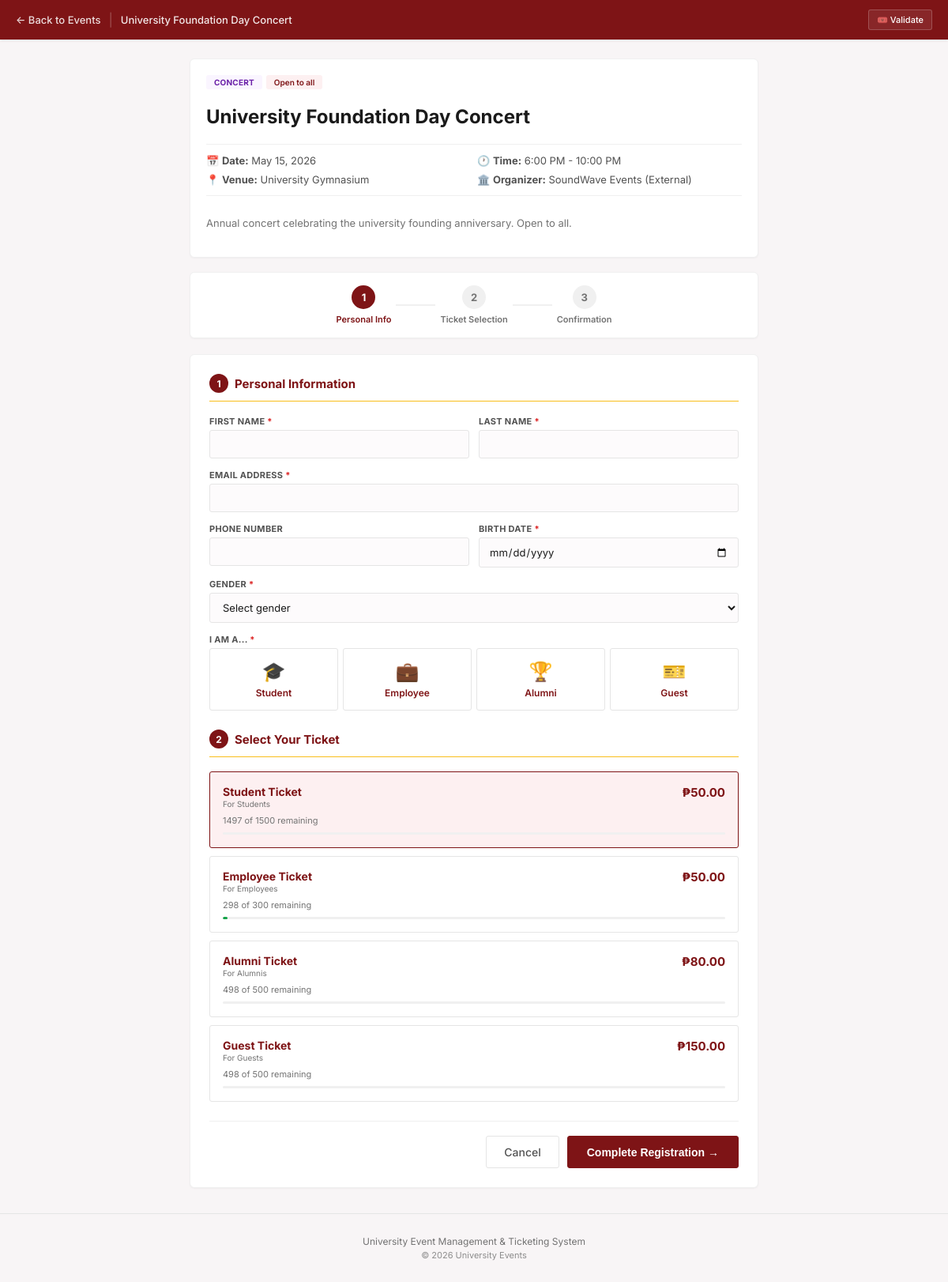
The page /online-register.php?event_id=1 on the database its author committed.
### tables this page shows
CREATE TABLE `event` (
  `event_id` int(11) NOT NULL,
  `event_name` varchar(150) NOT NULL,
  `event_type` enum('academic','cultural','sports','concert','seminar','graduation','orientation','other') NOT NULL,
  `event_date` date NOT NULL,
  `start_time` time NOT NULL,
  `end_time` time NOT NULL,
  `description` text DEFAULT NULL,
  `audience_type` enum('student_only','employee_only','alumni_only','open_to_all') NOT NULL DEFAULT 'open_to_all',
  `requires_ticket` tinyint(1) NOT NULL DEFAULT 1,
  `status` enum('upcoming','ongoing','completed','cancelled') NOT NULL DEFAULT 'upcoming',
  `venue_id` int(11) NOT NULL,
  `org_id` int(11) NOT NULL
);

CREATE TABLE `venue` (
  `venue_id` int(11) NOT NULL,
  `venue_name` varchar(100) NOT NULL,
  `venue_type` enum('gymnasium','auditorium','classroom','field','courtyard','amphitheater','other') NOT NULL,
  `building` varchar(100) DEFAULT NULL,
  `floor_level` varchar(20) DEFAULT NULL,
  `capacity` int(11) NOT NULL CHECK (`capacity` > 0),
  `has_av_system` tinyint(1) NOT NULL DEFAULT 0
);

CREATE TABLE `organization` (
  `org_id` int(11) NOT NULL,
  `org_name` varchar(150) NOT NULL,
  `org_type` enum('student_org','alumni_org','external','university_office') NOT NULL,
  `adviser_first_name` varchar(50) DEFAULT NULL,
  `adviser_last_name` varchar(50) DEFAULT NULL,
  `contact_email` varchar(100) NOT NULL,
  `contact_phone` varchar(20) DEFAULT NULL,
  `is_accredited` tinyint(1) NOT NULL DEFAULT 1
);

CREATE TABLE `ticket_category` (
  `category_id` int(11) NOT NULL,
  `event_id` int(11) NOT NULL,
  `category_name` varchar(80) NOT NULL,
  `eligible_type` enum('student','employee','alumni','guest','all') NOT NULL DEFAULT 'all',
  `price` decimal(10,2) NOT NULL DEFAULT 0.00 CHECK (`price` >= 0),
  `total_slots` int(11) NOT NULL CHECK (`total_slots` > 0),
  `slots_remaining` int(11) NOT NULL
);

### includes/functions.php (called while the page is built, shortened)
<?php
function h($str) {
    return htmlspecialchars($str ?? '', ENT_QUOTES, 'UTF-8');
}
?>

### online-register.php (the view, shortened to what this page needs)
<?php
require_once __DIR__ . '/config/database.php';
require_once __DIR__ . '/includes/functions.php';
$basePath = dirname($_SERVER['SCRIPT_NAME']);
$event_id = isset($_GET['event_id']) ? (int)$_GET['event_id'] : 0;
$eventQuery = "
    SELECT e.*, v.venue_name, v.building, v.venue_type, v.capacity,
           o.org_name, o.org_type, o.contact_email
    FROM Event e
    JOIN Venue v ON e.venue_id = v.venue_id
    JOIN Organization o ON e.org_id = o.org_id
    WHERE e.event_id = $event_id AND e.requires_ticket = 1
";
$eventResult = mysqli_query($conn, $eventQuery);
$event = mysqli_fetch_assoc($eventResult);
$categoriesQuery = "SELECT * FROM Ticket_Category WHERE event_id = $event_id AND slots_remaining > 0 ORDER BY price ASC";
$categories = mysqli_query($conn, $categoriesQuery);
$hasCategories = $categories && mysqli_num_rows($categories) > 0;
$success = false;
$ticketData = null;
$formValues = $_POST;
?>
<!DOCTYPE html>
<html lang="en">
<head>
    <link rel="stylesheet" href="<?php echo $basePath; ?>/assets/css/user-reg.css">
</head>
<body class="user-portal">
    <header class="user-header compact">
        <div class="header-content">
            <div class="header-brand">
                <a href="<?php echo $basePath; ?>/online-reg.php" class="back-link">← Back to Events</a>
                <span class="header-divider">|</span>
                <span class="header-event-name"><?php echo h($event['event_name']); ?></span>
            </div>
            <div class="header-actions">
                <a href="<?php echo $basePath; ?>/modules/tickets/validate.php" class="btn-outline-light btn-sm">🎟️ Validate</a>
            </div>
        </div>
    </header>
    <div class="registration-container">
        <?php if ($success && $ticketData): ?>
        <div class="success-screen">
            <div class="success-icon">✅</div>
            <h2>Registration Successful!</h2>
            <p class="success-message">You have registered for <strong><?php echo h($ticketData['event_name']); ?></strong>. Save your ticket code below.</p>
            <div class="ticket-preview">
                <div class="ticket-preview-header">
                    <h3><?php echo h($ticketData['event_name']); ?></h3>
                    <p><?php echo date('F d, Y', strtotime($ticketData['event_date'])); ?> · <?php echo date('g:i A', strtotime($ticketData['start_time'])); ?> - <?php echo date('g:i A', strtotime($ticketData['end_time'])); ?></p>
                    <p><?php echo h($ticketData['venue_name']); ?></p>
                </div>
                <div class="ticket-preview-body">
                    <div class="ticket-info-row"><span class="ticket-label">Attendee</span><span class="ticket-value"><?php echo h($ticketData['first_name'].' '.$ticketData['last_name']); ?></span></div>
                    <div class="ticket-info-row"><span class="ticket-label">Type</span><span class="ticket-value"><?php echo ucfirst(h($ticketData['attendee_type'])); ?></span></div>
                    <div class="ticket-info-row"><span class="ticket-label">Category</span><span class="ticket-value"><?php echo h($ticketData['category_name']); ?></span></div>
                    <div class="ticket-info-row"><span class="ticket-label">Price</span><span class="ticket-value"><?php echo $ticketData['price']>0?'₱'.number_format($ticketData['price'],2):'FREE'; ?></span></div>
                    <div class="ticket-info-row"><span class="ticket-label">Status</span><span class="ticket-value"><?php echo $ticketData['is_validated']?'<span style="color:#166534;">✓ Validated</span>':'<span style="color:var(--user-text-muted);">Not Yet Validated</span>'; ?></span></div>
                    <div class="ticket-code-display">
                        <p class="code-label">Your Ticket Code</p>
                        <code class="code-value" id="ticketCode"><?php echo h($ticketData['ticket_code']); ?></code>
                        <button class="btn-copy" onclick="copyCode()">📋 Copy Code</button>
                    </div>
                    <div class="qr-code-container">
                        <div id="qrcode" style="display:inline-block;"></div>
                        <p class="qr-label">Present this QR code at the event entrance</p>
                    </div>
                </div>
            </div>
            <div class="success-actions">
                <button class="btn-primary" onclick="window.print()">🖨 Print Ticket</button>
                <a href="<?php echo $basePath; ?>/online-reg.php" class="btn-secondary">Register for Another Event</a>
            </div>
            <div class="success-note">
                <div class="note-item"><span class="note-icon">📧</span><p>Confirmation details shown above</p></div>
                <div class="note-item"><span class="note-icon">💡</span><p>Keep your ticket code safe. You'll need it to enter the event.</p></div>
                <div class="note-item"><span class="note-icon">⚠️</span><p>Each ticket code can only be validated once at the entrance.</p></div>
            </div>
        </div>
        <?php else: ?>
        <div class="event-summary-card">
            <div class="event-badges">
                <span class="event-type-badge badge-<?php echo $event['event_type']; ?>"><?php echo ucfirst($event['event_type']); ?></span>
                <span class="audience-badge"><?php echo str_replace('_',' ',ucfirst($event['audience_type'])); ?></span>
            </div>
            <h2><?php echo h($event['event_name']); ?></h2>
            <div class="event-summary-details">
                <div class="detail-item"><span>📅</span> <strong>Date:</strong> <?php echo date('F d, Y', strtotime($event['event_date'])); ?></div>
                <div class="detail-item"><span>🕐</span> <strong>Time:</strong> <?php echo date('g:i A', strtotime($event['start_time'])); ?> - <?php echo date('g:i A', strtotime($event['end_time'])); ?></div>
                <div class="detail-item"><span>📍</span> <strong>Venue:</strong> <?php echo h($event['venue_name']); ?></div>
                <div class="detail-item"><span>🏛️</span> <strong>Organizer:</strong> <?php echo h($event['org_name']); ?></div>
            </div>
            <?php if (!empty($event['description'])): ?>
                <div class="event-description-box"><p><?php echo nl2br(h($event['description'])); ?></p></div>
            <?php endif; ?>
        </div>
        <div class="progress-steps">
            <div class="step active"><div class="step-number">1</div><span>Personal Info</span></div>
            <div class="step-connector"></div>
            <div class="step"><div class="step-number">2</div><span>Ticket Selection</span></div>
            <div class="step-connector"></div>
            <div class="step"><div class="step-number">3</div><span>Confirmation</span></div>
        </div>
        <?php if ($hasCategories): ?>
        <form method="POST" class="registration-form" novalidate>
            <div class="form-section">
                <h3 class="section-title"><span class="section-number">1</span> Personal Information</h3>
                <div class="form-row">
                    <div class="form-group"><label class="form-label">First Name <span class="required">*</span></label><input type="text" name="first_name" value="<?php echo h($formValues['first_name']??''); ?>" required></div>
                    <div class="form-group"><label class="form-label">Last Name <span class="required">*</span></label><input type="text" name="last_name" value="<?php echo h($formValues['last_name']??''); ?>" required></div>
                </div>
                <div class="form-group"><label class="form-label">Email Address <span class="required">*</span></label><input type="email" name="email" value="<?php echo h($formValues['email']??''); ?>" required></div>
                <div class="form-row">
                    <div class="form-group"><label class="form-label">Phone Number</label><input type="tel" name="phone" value="<?php echo h($formValues['phone']??''); ?>"></div>
                    <div class="form-group"><label class="form-label">Birth Date <span class="required">*</span></label><input type="date" name="birth_date" value="<?php echo h($formValues['birth_date']??''); ?>" required></div>
                </div>
                <div class="form-group">
                    <label class="form-label">Gender <span class="required">*</span></label>
                    <select name="gender" required>
                        <option value="">Select gender</option>
                    </select>
                </div>
                <div class="form-group">
                    <label class="form-label">I am a... <span class="required">*</span></label>
                    <div class="affiliation-options">
                        <label class="affiliation-option <?php echo ($formValues['attendee_type']??'')==='student'?'selected':''; ?>"><span class="affiliation-icon">🎓</span><span>Student</span></label>
                        <label class="affiliation-option <?php echo ($formValues['attendee_type']??'')==='employee'?'selected':''; ?>"><span class="affiliation-icon">💼</span><span>Employee</span></label>
                        <label class="affiliation-option <?php echo ($formValues['attendee_type']??'')==='alumni'?'selected':''; ?>"><span class="affiliation-icon">🏆</span><span>Alumni</span></label>
                        <label class="affiliation-option <?php echo ($formValues['attendee_type']??'')==='guest'?'selected':''; ?>"><span class="affiliation-icon">🎫</span><span>Guest</span></label>
                    </div>
                </div>
            </div>
            <div class="form-section">
                <h3 class="section-title"><span class="section-number">2</span> Select Your Ticket</h3>
                <div class="ticket-options">
                    <?php mysqli_data_seek($categories,0); $ci=0; while($cat=mysqli_fetch_assoc($categories)): $sp=$cat['total_slots']>0?round((($cat['total_slots']-$cat['slots_remaining'])/$cat['total_slots'])*100):0; ?>
                    <label class="ticket-option <?php echo ($formValues['category_id']??'')==$cat['category_id']||($ci===0&&empty($formValues['category_id']))?'selected':''; ?>">
                        <div class="ticket-option-content">
                            <div class="ticket-option-header">
                                <div><span class="ticket-option-name"><?php echo h($cat['category_name']); ?></span><span class="ticket-option-eligible">For <?php echo $cat['eligible_type']==='all'?'Everyone':ucfirst($cat['eligible_type']).'s'; ?></span></div>
                                <span class="ticket-option-price"><?php echo $cat['price']>0?'₱'.number_format($cat['price'],2):'FREE'; ?></span>
                            </div>
                            <div class="ticket-option-meta"><span><?php echo $cat['slots_remaining']; ?> of <?php echo $cat['total_slots']; ?> remaining</span></div>
                            <div class="slot-progress"><div class="slot-bar <?php echo $sp>=80?'warning':''; ?>" style="width:<?php echo $sp; ?>%"></div></div>
                        </div>
                    </label>
                    <?php $ci++; endwhile; ?>
                </div>
            </div>
            <div class="form-actions">
                <a href="<?php echo $basePath; ?>/online-reg.php" class="btn-secondary">Cancel</a>
                <button type="submit" class="btn-primary">Complete Registration →</button>
            </div>
        </form>
        <?php endif; ?>
        <?php endif; ?>
    </div>
    <footer class="user-footer">
        <p>University Event Management & Ticketing System</p>
        <p class="footer-sub">© <?php echo date('Y'); ?> University Events</p>
    </footer>
</body>
</html>

### rows shown on the page
event: event_name "University Foundation Day Concert", event_type "CONCERT", audience_type "Open to all", event_date "May 15, 2026", start_time "6:00 PM", end_time "10:00 PM", venue.venue_name "University Gymnasium", org.org_name "SoundWave Events (External)", description "Annual concert celebrating the university founding anniversary. Open to all."
ticket_category: category_name "Student Ticket", eligible_type "Student", price "50.00", slots_remaining "1497", total_slots "1500"
ticket_category: category_name "Employee Ticket", eligible_type "Employee", price "50.00", slots_remaining "298", total_slots "300"
ticket_category: category_name "Alumni Ticket", eligible_type "Alumni", price "80.00", slots_remaining "498", total_slots "500"
ticket_category: category_name "Guest Ticket", eligible_type "Guest", price "150.00", slots_remaining "498", total_slots "500"
